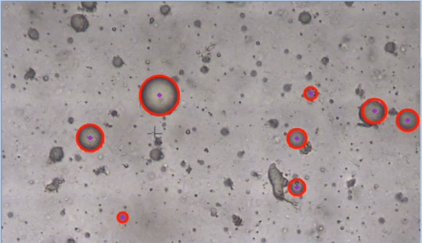
//> input picture Project/8.29/10.png, 422 x 243 px
$ ./022.houghcircle   (built with g++ and OpenCV 4)
//> lines starting //> are read from the running program, lines starting //| are printed output that depends on the picture
#include<opencv2/opencv.hpp>
#include<iostream>
#include<math.h>

using namespace std;
using namespace cv;
Mat src, dst,gray_src;
int main(int argc, char** argv) {
	src = imread("C:/Users/Admin/Desktop/opencv/Project/8.29/10.png", IMREAD_COLOR);//src 缩写为源文件 打开的文件名要加上格式 比如 jpg
//> src is the input picture: 243 rows x 422 cols, CV_8UC3; mean B, G, R 153.3, 152.3, 161.9
	if (src.empty())
	{
		printf("could not load image....\n");
		return -1;//返回值为-1 表示异常
	}
	namedWindow("input", CV_WINDOW_AUTOSIZE);//创建一个窗口并命名
	imshow("input", src);//在指定窗口显示指定图片

	//中值滤波
	Mat moutput;
	medianBlur(src, moutput, 3);
	cvtColor(moutput, moutput, COLOR_BGR2GRAY);
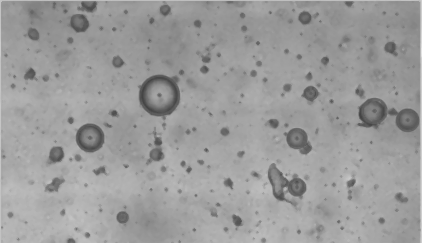
//> moutput: 243 rows x 422 cols, CV_8UC1; min 67, max 228, mean 155.8

	//霍夫圆检测
	vector<Vec3f> pcircles;
	HoughCircles(moutput, pcircles, CV_HOUGH_GRADIENT, 1, 10, 100, 30, 50);
//> pcircles = 62 circles (x, y, radius), first 12: [223.5, 197.5, 196.8], [235.5, 97.5, 96.4], [207.5, 96.5, 95.9], [244.5, 128.5, 85.6], [236.5, 135.5, 75.4], [126.5, 105.5, 104.6], [271.5, 111.5, 100], [187.5, 142.5, 109.8], [190.5, 152.5, 97.2], [218.5, 130.5, 69.6], [173.5, 104.5, 104.2], [231.5, 146.5, 70.8]
	src.copyTo(dst);
	for (size_t i = 0; i < pcircles.size(); i++)
	{
		Vec3f cc = pcircles[i];
		circle(dst, Point(cc[0], cc[1]), cc[2], Scalar(0, 0, 255), 2, LINE_AA);
		circle(dst, Point(cc[0], cc[1]), 2, Scalar(198, 23, 155), 2, LINE_AA);


	}
//> this loop made 62 passes
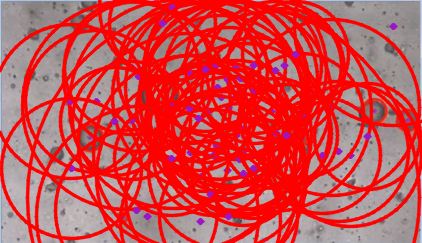
//> dst: 243 rows x 422 cols, CV_8UC3; mean B, G, R 77.9, 74.9, 209.2


	imshow("output", dst);

	waitKey(0);
	return 0;
}
